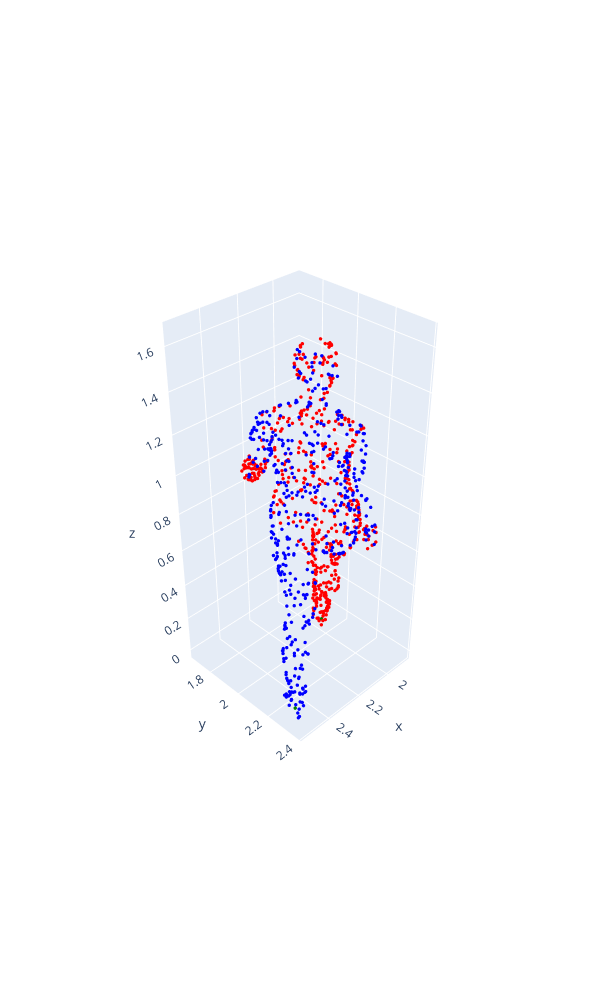

Source (notebook cell):
### Code cell
datasets_path = "datasets/action_smplx_models"

bools = []
for _ in range(1):
    while True:
        p = np.random.choice(os.listdir(datasets_path))
        if p != "male2_Calibration_stageii.npz":
            break

    p = datasets_path + "/" + p
    rand_idx = np.random.randint(0, int(np.load(p)["mocap_time_length"] * 120) - 120)
    td = 60

    points1, faces1 = utils.sampled_verts_from_path(p, idx = rand_idx, return_faces=True)
    points2, faces2 = utils.sampled_verts_from_path(p, idx = rand_idx + td, return_faces=True)
    mask = (points1[:,2] < np.percentile(points1[:,2], 10))
    utils.plot_arr(points1, color = ["red" if x else "blue" for x in mask])
    feet_only = points1[mask][:,:-1]
    # plt.scatter(feet_only[:,0], feet_only[:,1])
    # plt.scatter(points1.mean(axis = 0)[0], points1.mean(axis = 0)[1])
    diff = points2.mean(axis = 0) - points1.mean(axis=0)
    # plt.scatter(points1.mean(axis = 0)[0] + diff[0] / 25, points1.mean(axis = 0)[1] + diff[1] / 25)
    means = scipy.cluster.vq.kmeans(feet_only, 2)[0]
    #plt.scatter(kmeans[:,0], kmeans[:,1])
    middle_dists = (means - points1[:,:-1].mean(axis = 0)) @ (np.cross(np.append(diff[:-1], 0), np.array([0,0,1])))[:-1]
    l_ind = np.argmin(middle_dists)
    r_ind = np.argmax(middle_dists)
    m1dists = np.linalg.norm(points1 - np.array([means[r_ind, 0], means[r_ind, 1], 0]), axis = 1)
    m2dists = np.linalg.norm(points1 - np.array([means[l_ind, 0], means[l_ind, 1], 0]), axis = 1)
    fig = utils.plot_arr(np.append(points1, np.array([
        [means[0, 0], means[0, 1], 0],
        [means[1, 0], means[1, 1], 0]
    ]), axis = 0), color = ["blue" if x else "red" for x in (m1dists > m2dists)] + ["green"] * 2)

    bools.append("right" in utils.faces_to_regions([faces1[np.argmin(np.linalg.norm(points1 - np.array([means[r_ind, 0], means[r_ind, 1], 0]), axis = 1))]])[0])
    # red = right?
print(bools[0])
fig.show()

### Figure 1 — Plotly figure (JSON) as saved in the notebook; plotly's stock layout.template omitted (floating-point values rounded to 4 significant figures; data arrays with more than 128 entries replaced by an {"elided": "..."} marker saying what was removed)
{"data": [{"marker": {"color": {"elided": "1002 str values"}, "colorscale": [[0, "#0508b8"], [0.08333, "#1910d8"], [0.1667, "#3c19f0"], [0.25, "#6b1cfb"], [0.3333, "#981cfd"], [0.4167, "#bf1cfd"], [0.5, "#dd2bfd"], [0.5833, "#f246fe"], [0.6667, "#fc67fd"], [0.75, "#fe88fc"], [0.8333, "#fea5fd"], [0.9167, "#febefe"], [1, "#fec3fe"]], "showscale": false, "size": 2}, "mode": "markers", "type": "scatter3d", "x": {"elided": "1002 float values"}, "y": {"elided": "1002 float values"}, "z": {"elided": "1002 float values"}}], "layout": {"height": 1000, "scene": {"aspectmode": "data", "camera": {"eye": {"x": 2.5, "y": 2.5, "z": 2.5}}}, "width": 600}}
